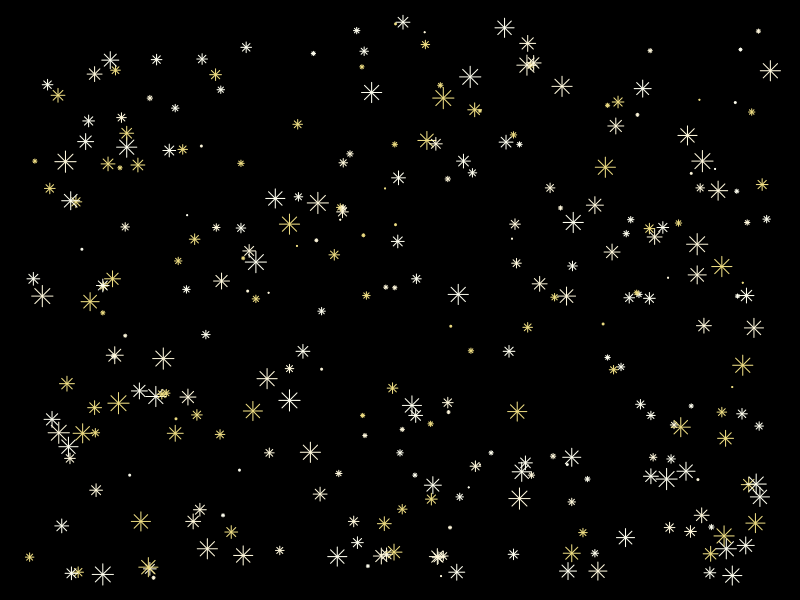

This figure's R source:
par(bg = 'black', mar = rep(0, 4))

plot(x = sample(1:1000, 300, replace = TRUE),
     y = sample(1:1000, 300, replace = TRUE),
     pch = 8, 
     col = sample(c('ivory', 'cornsilk', 'lightgoldenrod'), 300, replace = T),
     cex = sample(seq(0.1, 2, 0.1), 300, replace = T))


